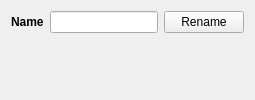
     <widget class="QWidget" name="GeneralTab">
      <attribute name="title">
       <string>General</string>
      </attribute>
      <layout class="QVBoxLayout">
       <item>
        <layout class="QHBoxLayout">
         <item>
          <widget class="QLabel" name="NameLabel">
           <property name="maximumSize">
            <size>
             <width>16777215</width>
             <height>28</height>
            </size>
           </property>
           <property name="font">
            <font>
             <weight>75</weight>
             <bold>true</bold>
            </font>
           </property>
           <property name="text">
            <string>Name</string>
           </property>
          </widget>
         </item>
         <item>
          <widget class="QLineEdit" name="LinkNameLineEdit">
           <property name="focusPolicy">
            <enum>Qt::NoFocus</enum>
           </property>
           <property name="text">
            <string/>
           </property>
           <property name="readOnly">
            <bool>true</bool>
           </property>
          </widget>
         </item>
         <item>
          <widget class="QPushButton" name="RenameLinkButton">
           <property name="text">
            <string>Rename</string>
           </property>
          </widget>
         </item>
        </layout>
       </item>
       <item>
        <spacer name="verticalSpacer">
         <property name="orientation">
          <enum>Qt::Vertical</enum>
         </property>
         <property name="sizeHint" stdset="0">
          <size>
           <width>20</width>
           <height>40</height>
          </size>
         </property>
        </spacer>
       </item>
      </layout>
     </widget>
